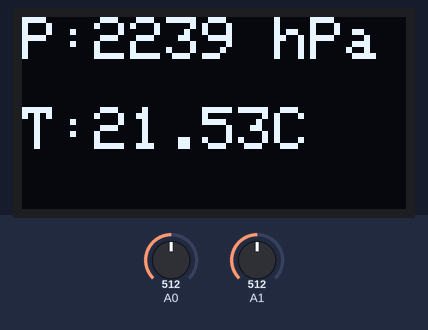
The sketch below on a simulated Arduino Uno, built with avr-gcc and run on an emulated ATmega328P. On the bench: 128×64 one-colour display. Inputs (shaded band) come from the test bench; at power-on: A0 = 512, A1 = 512. What the sketch prints to the serial monitor is not drawn.

Above: at 2.8 s.
2.9 s: A0 set to 716
At 4.8 s:
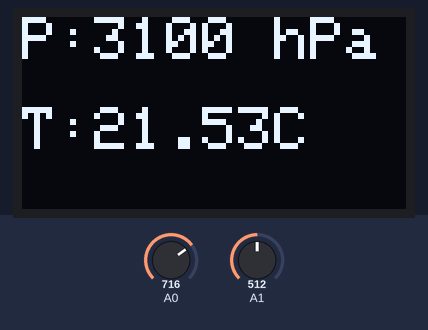
5.6 s: A1 set to 716
At 7.5 s:
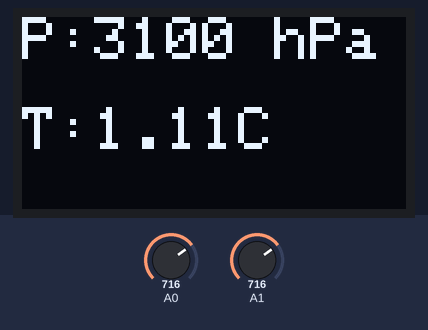
8.3 s: A0 set to 900
At 11.4 s:
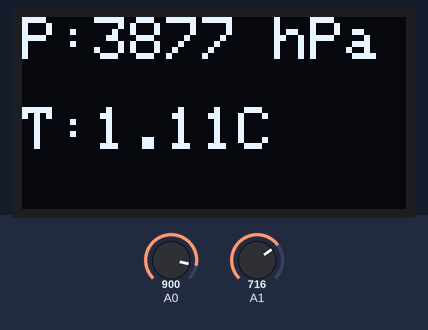
11.7 s: A1 set to 900
At 12.9 s:
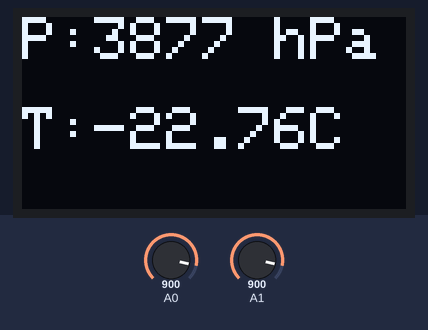
14.4 s: A0 set to 1023
At 16.9 s:
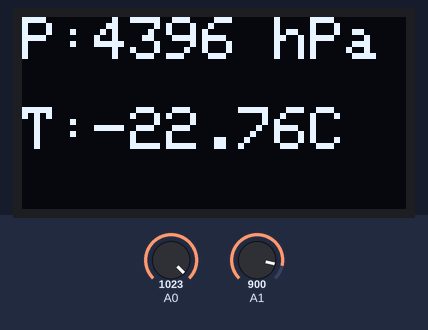
17.7 s: A1 set to 1023
At 19.6 s:
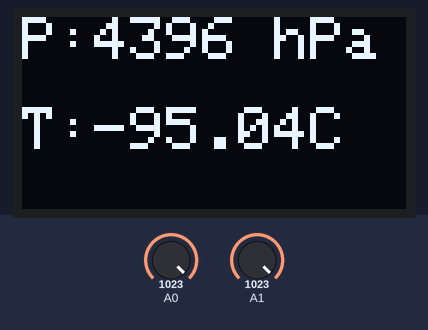
Timing chart, 0 to 21.1 s (numbered marks = the images above; inputs shaded):
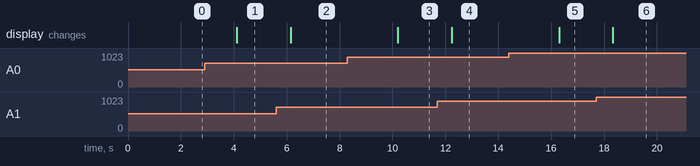

Measured:
- after the input at 2.9 s, the display: changes after 1.2 s (image 1)
- after the input at 5.6 s, the display: changes after 0.55 s (image 2)
- after the input at 8.3 s, the display: changes after 1.9 s (image 3)
- after the input at 11.7 s, the display: changes after 0.54 s (image 4)
- after the input at 14.4 s, the display: changes after 1.9 s (image 5)
- after the input at 17.7 s, the display: changes after 0.63 s (image 6)

The sketch:

arduino_proiect_RC_bun.ino
```cpp
#include <Wire.h>
#include <Adafruit_GFX.h>
#include <Adafruit_SSD1306.h>

#define SCREEN_WIDTH 128
#define SCREEN_HEIGHT 64
#define OLED_RESET -1

Adafruit_SSD1306 display(SCREEN_WIDTH, SCREEN_HEIGHT, &Wire, OLED_RESET);

int offset = 100; // low pressure calibration
int span = 929;   // high pressure calibration
float Vin = 4.85;   // 4.8 volts - USB powered
float R1 = 2000;   // Temperature resistor value

float A = 1.234166184e-03, B = 2.712699866e-04, C = 0.9289862476e-07; // Steinhart-Hart and Hart Coefficients

void setup() {
  Serial.begin(9600); // Pornim comunicarea cu Laptopul

  if (!display.begin(SSD1306_SWITCHCAPVCC, 0x3C)) {
    for (;;);
  }
}

void loop() {
  // --- CALCUL PRESIUNE ---
  float pressure = map(analogRead(A0), offset, span, 500, 4000);
  int pressureInt = int(pressure); // Convertim la numar intreg

  // --- CALCUL TEMPERATURA ---
  int temperatureVoltage = analogRead(A1);
  float temperatureBuffer = temperatureVoltage * Vin;
  float Vout = (temperatureBuffer) / 1024.0;
  temperatureBuffer = (Vin / Vout) - 1;
  float R2 = R1 / temperatureBuffer;

  float logR2 = log(R2);
  float temperature = (1.0 / (A + B * logR2 + C * logR2 * logR2 * logR2));
  temperature -= 273.15; // Convert to Celsius
  temperature= temperature-5;

  // 1. AFISARE PE ECRAN
  display.clearDisplay();
  display.setTextSize(2);
  display.setTextColor(SSD1306_WHITE);

  display.setCursor(0, 0);
  display.print(F("P:"));
  display.print(pressureInt);
  display.print(F(" hPa"));

  display.setCursor(0, 30);
  display.print(F("T:"));
  display.print(temperature);
  display.print(F("C"));

  display.display();

  //2. TRIMITERE CATRE PYTHON (Format: "24.50,1002") ---
  Serial.print(temperature);
  Serial.print(",");
  Serial.println(pressureInt);

  delay(2000); // Asteapta 2 secunde
}
```
